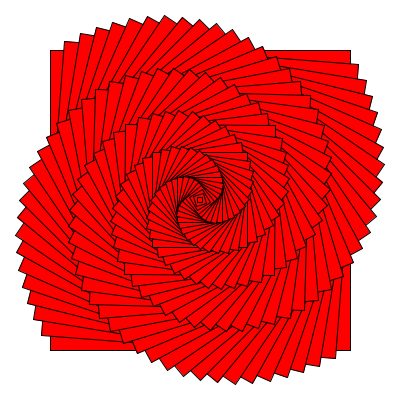
Frame 1 (no input)
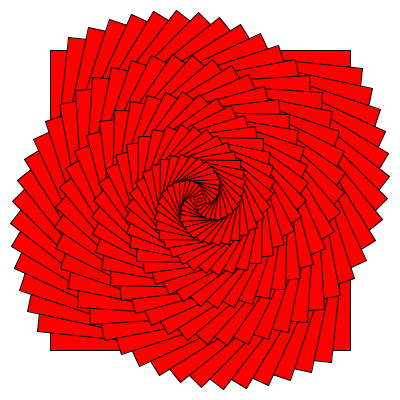
Frame 60 (the mouse pressed at the canvas centre just before this capture)
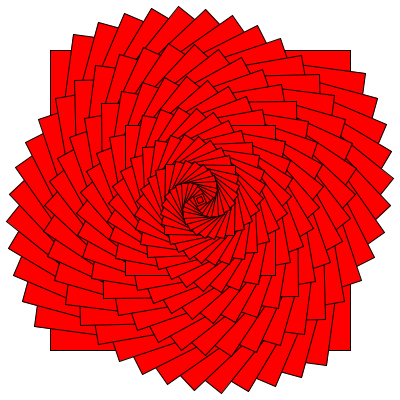
Frame 120 (the mouse held since frame 60 and released just before this capture)

The Processing sketch that drew these frames (run headless with seeded random() and noise(); from frame 60 on, the mouse is pressed at the canvas centre):

// Processing sketch: MultiCuadrados_Rotando
// ── MultiCuadrados_Rotando.pde
float r;
void setup() {
  size(400, 400);  
  rectMode(CENTER);
  r=45;
}
void draw() {
  background(255);
  fill(0, 255, 0);
  rect(width/2, height/2, 100, 100);
  r+=0.5;
  for (int i=0; i<60; i++) {
    pushMatrix();
    translate(width/2, height/2);
   ;
    rotate(radians(r+45+i)*i*0.05);
    fill(255, 0, 0);
    rect(0, 0, 300-5*i, 300-5*i);
    
    popMatrix();
  }
}
